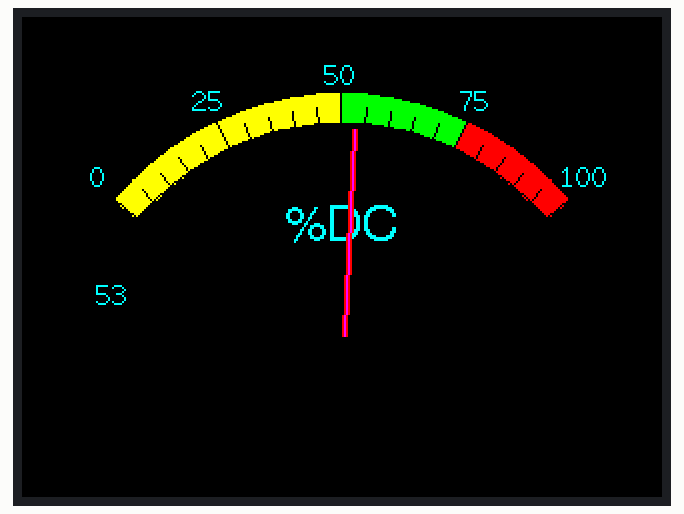
This sketch was run on a simulated ESP32. Shown: 320×240 colour display.

Above: at 0.39 s.
At 0.99 s:
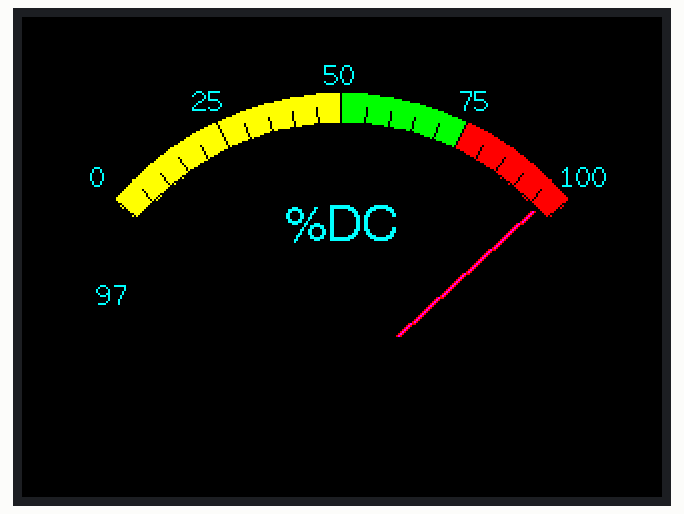
At 1.89 s:
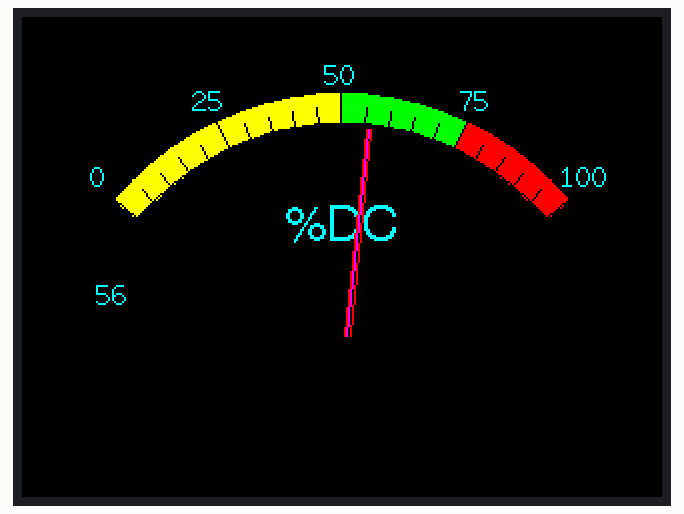
At 3.69 s:
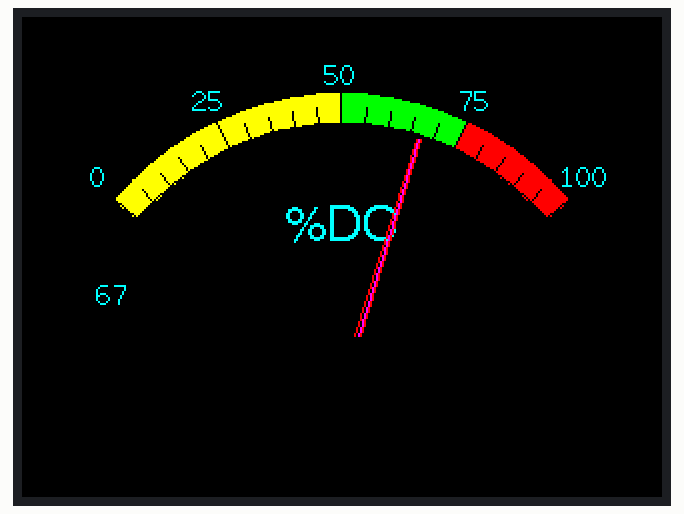
At 5.2 s:
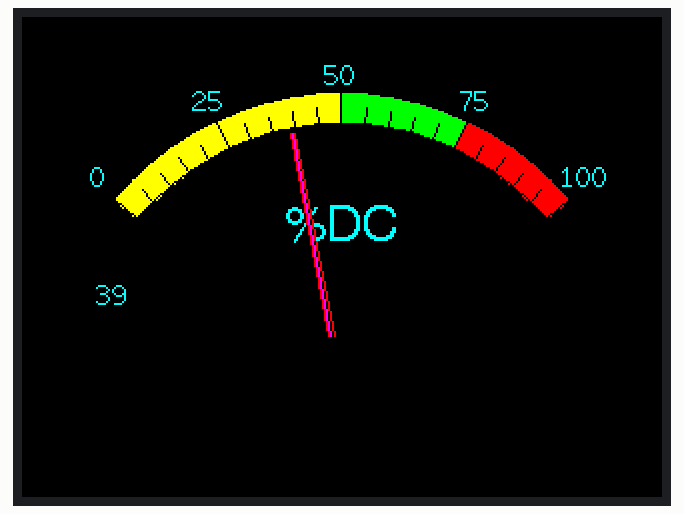
At 7.0 s:
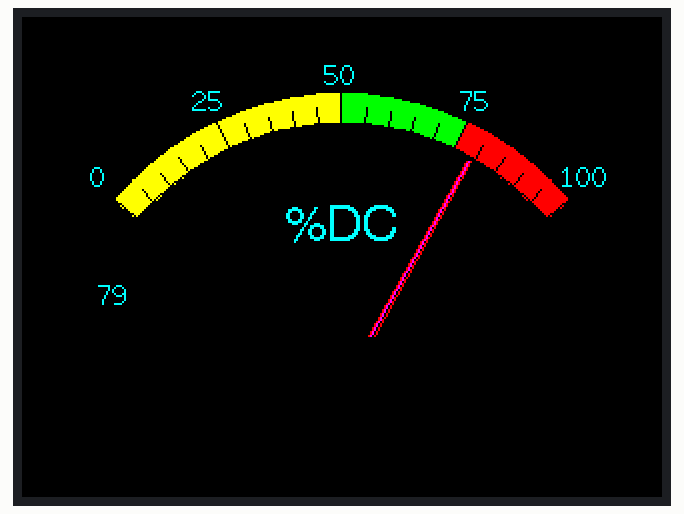

Measured:
- by itself, everything shown: repeats every 6.3 s, in 21 steps

The sketch:

TFT_Meter_linear.ino
```cpp
#define M_SIZE 1.3333 // Define o tamanho do medidor para ajustar a rotação do display

#include <TFT_eSPI.h> // Inclui a biblioteca específica de hardware para TFT
#include <SPI.h>       // Inclui a biblioteca SPI para comunicação serial

TFT_eSPI tft = TFT_eSPI();       // Cria uma instância da biblioteca TFT_eSPI

#define TFT_GREY 0x5AEB // Define a cor cinza usando código de 16 bits

float ltx = 0;    // Coordenada x salva da base da agulha
uint16_t osx = M_SIZE*120, osy = M_SIZE*120; // Coordenadas x & y salvas para a agulha
uint32_t updateTime = 0;       // Tempo para a próxima atualização

int old_analog =  -999; // Valor anterior exibido no medidor analógico
int value[6] = {0, 0, 0, 0, 0, 0}; // Valores atuais dos 6 medidores lineares
int old_value[6] = { -1, -1, -1, -1, -1, -1}; // Valores anteriores dos 6 medidores lineares
int d = 0; // Variável para controle de ângulo no loop

void setup(void) {
  tft.init(); // Inicializa o display TFT
  tft.setRotation(1); // Define a rotação do display (1: paisagem)
  Serial.begin(57600); // Inicializa a comunicação serial para depuração
  tft.fillScreen(TFT_BLACK); // Preenche a tela com a cor preta
  analogMeter(); // Chama a função para desenhar o medidor analógico
  updateTime = millis(); // Define o tempo para a próxima atualização
}

void loop() {
  if (updateTime <= millis()) { // Verifica se é hora de atualizar os medidores
    updateTime = millis() + 35; // Define um atraso de 35ms para limitar a velocidade de atualização

    d += 4; if (d >= 360) d = 0; // Reinicia 'd' após completar um ciclo de 360 graus
    value[0] = 50 + 50 * sin((d + 0) * 0.0174532925); // Calcula valor para o medidor analógico usando seno

    plotNeedle(value[0], 0); // Atualiza o ponteiro do medidor analógico com o valor calculado
  }
}

void analogMeter() {
  // Contorno do medidor
  tft.setTextColor(TFT_CYAN);  // Define a cor do texto como ciano

  // Desenha marcas a cada 5 graus de -50 a +50 graus (amplitude total de 100 graus)
  for (int i = -50; i < 51; i += 5) {
    int tl = 15; // Comprimento da marca de escala longa

    // Coordenadas da marca a ser desenhada
    float sx = cos((i - 90) * 0.0174532925); // Calcula o cosseno do ângulo ajustado
    float sy = sin((i - 90) * 0.0174532925); // Calcula o seno do ângulo ajustado
    uint16_t x0 = sx * (M_SIZE*100 + tl) + M_SIZE*120; // Calcula a posição x do início da marca
    uint16_t y0 = sy * (M_SIZE*100 + tl) + M_SIZE*140; // Calcula a posição y do início da marca
    uint16_t x1 = sx * M_SIZE*100 + M_SIZE*120; // Calcula a posição x do fim da marca
    uint16_t y1 = sy * M_SIZE*100 + M_SIZE*140; // Calcula a posição y do fim da marca

    // Coordenadas da próxima marca para preenchimento de zonas
    float sx2 = cos((i + 5 - 90) * 0.0174532925); // Calcula o cosseno para a próxima marca
    float sy2 = sin((i + 5 - 90) * 0.0174532925); // Calcula o seno para a próxima marca
    int x2 = sx2 * (M_SIZE*100 + tl) + M_SIZE*120; // Posição x da próxima marca
    int y2 = sy2 * (M_SIZE*100 + tl) + M_SIZE*140; // Posição y da próxima marca
    int x3 = sx2 * M_SIZE*100 + M_SIZE*120; // Posição x do fim da próxima marca
    int y3 = sy2 * M_SIZE*100 + M_SIZE*140; // Posição y do fim da próxima marca

    // Limites da zona amarela (comentado no código original)
    if (i >= -50 && i < 0) {
      tft.fillTriangle(x0, y0, x1, y1, x2, y2, TFT_YELLOW);
      tft.fillTriangle(x1, y1, x2, y2, x3, y3, TFT_YELLOW);
    }

    // Limites da zona verde
    if (i >= 0 && i < 25) {
      tft.fillTriangle(x0, y0, x1, y1, x2, y2, TFT_GREEN); // Preenche triângulos verdes
      tft.fillTriangle(x1, y1, x2, y2, x3, y3, TFT_GREEN); // Continua o preenchimento verde
    }

    // Limites da zona vermelha
    if (i >= 25 && i < 50) {
      tft.fillTriangle(x0, y0, x1, y1, x2, y2, TFT_RED); // Preenche triângulos vermelhos
      tft.fillTriangle(x1, y1, x2, y2, x3, y3, TFT_RED); // Continua o preenchimento vermelho
    }

    // Reduz o comprimento da marca de escala curta
    if (i % 25 != 0) tl = 8;

    // Recalcula as coordenadas caso o comprimento da marca tenha mudado
    x0 = sx * (M_SIZE*100 + tl) + M_SIZE*120; // Recalcula x0 com novo comprimento
    y0 = sy * (M_SIZE*100 + tl) + M_SIZE*140; // Recalcula y0 com novo comprimento
    x1 = sx * M_SIZE*100 + M_SIZE*120; // Recalcula x1
    y1 = sy * M_SIZE*100 + M_SIZE*140; // Recalcula y1

    // Desenha a marca
    tft.drawLine(x0, y0, x1, y1, TFT_BLACK); // Desenha uma linha preta representando a marca

    // Verifica se as labels devem ser desenhadas, com ajustes de posição
    if (i % 25 == 0) {
      x0 = sx * (M_SIZE*100 + tl + 10) + M_SIZE*120; // Posição x da label
      y0 = sy * (M_SIZE*100 + tl + 10) + M_SIZE*140; // Posição y da label
      switch (i / 25) {
        case -2: tft.drawCentreString("0", x0, y0 - 12, 2); break;    // Label "0" para -50 graus
        case -1: tft.drawCentreString("25", x0, y0 - 9, 2); break;   // Label "25" para -25 graus
        case 0: tft.drawCentreString("50", x0, y0 - 7, 2); break;    // Label "50" para 0 graus
        case 1: tft.drawCentreString("75", x0, y0 - 9, 2); break;    // Label "75" para 25 graus
        case 2: tft.drawCentreString("100", x0, y0 - 12, 2); break;  // Label "100" para 50 graus
      }
    }

    sx = cos((i + 5 - 90) * 0.0174532925); // Calcula o cosseno para o arco
    sy = sin((i + 5 - 90) * 0.0174532925); // Calcula o seno para o arco
    x0 = sx * M_SIZE*100 + M_SIZE*120; // Posição x para o arco
    y0 = sy * M_SIZE*100 + M_SIZE*140; // Posição y para o arco

    // Desenha o arco da escala
    if (i < 50) tft.drawLine(x0, y0, x1, y1, TFT_BLACK); // Desenha uma linha preta representando parte do arco
  }

  // Exibe a unidade "%DC" na parte superior
  tft.drawCentreString("%DC", M_SIZE*120, M_SIZE*70, 4);
  tft.drawRect(5, 3, M_SIZE*230, M_SIZE*119, TFT_BLACK); // Desenha o contorno do medidor

  plotNeedle(0, 0); // Posiciona a agulha do medidor no valor 0
}

void plotNeedle(int value, byte ms_delay) {
  tft.setTextColor(TFT_CYAN, TFT_BLACK); // Define a cor do texto como preto
  char buf[8]; dtostrf(value, 4, 0, buf); // Converte o valor em string
  tft.drawRightString(buf, M_SIZE*40, M_SIZE*(119 - 20), 2); // Desenha o valor à direita

  if (value < -10) value = -10; // Limita o valor mínimo
  if (value > 110) value = 110; // Limita o valor máximo

  // Move a agulha até que o valor desejado seja alcançado
  while (!(value == old_analog)) {
    if (old_analog < value) old_analog++; // Incrementa o valor da agulha
    else old_analog--; // Decrementa o valor da agulha

    if (ms_delay == 0) old_analog = value; // Atualiza a agulha instantaneamente se ms_delay for 0

    float sdeg = map(old_analog, -10, 110, -150, -30); // Mapeia o valor para um ângulo entre -150 e -30 graus
    float sx = cos(sdeg * 0.0174532925); // Calcula o cosseno do ângulo
    float sy = sin(sdeg * 0.0174532925); // Calcula o seno do ângulo

    float tx = tan((sdeg + 90) * 0.0174532925); // Calcula o tangente para ajuste da base da agulha

    // Apaga a agulha antiga desenhando linhas pretas sobre ela
    tft.drawLine(M_SIZE*(120 + 20 * ltx - 1), M_SIZE*(140 - 20), osx - 1, osy, TFT_BLACK);
    tft.drawLine(M_SIZE*(120 + 20 * ltx), M_SIZE*(140 - 20), osx, osy, TFT_BLACK);
    tft.drawLine(M_SIZE*(120 + 20 * ltx + 1), M_SIZE*(140 - 20), osx + 1, osy, TFT_BLACK);

    // Redesenha a agulha em vermelho
    tft.setTextColor(TFT_CYAN);
    tft.drawCentreString("%DC", M_SIZE*120, M_SIZE*70, 4);

    // Armazena as coordenadas da nova agulha
    ltx = tx;
    osx = M_SIZE*(sx * 98 + 120);
    osy = M_SIZE*(sy * 98 + 140);

    // Desenha a nova agulha
    tft.drawLine(M_SIZE*(120 + 20 * ltx - 1), M_SIZE*(140 - 20), osx - 1, osy, TFT_RED);
    tft.drawLine(M_SIZE*(120 + 20 * ltx), M_SIZE*(140 - 20), osx, osy, TFT_MAGENTA);
    tft.drawLine(M_SIZE*(120 + 20 * ltx + 1), M_SIZE*(140 - 20), osx + 1, osy, TFT_RED);

    // Ajusta o atraso para suavizar o movimento
    if (abs(old_analog - value) < 10) ms_delay += ms_delay / 5;

    // Aguarda antes de atualizar novamente
    delay(ms_delay);
  }
}

void plotLinear(char *label, int x, int y) {
  int w = 36; // Define a largura do medidor linear
  tft.drawRect(x, y, w, 155, TFT_GREY); // Desenha o contorno do medidor linear
  tft.fillRect(x+2, y + 19, w-3, 155 - 38, TFT_WHITE); // Preenche a área interna do medidor com branco
  tft.setTextColor(TFT_CYAN, TFT_BLACK); // Define a cor do texto como ciano com fundo preto
  tft.drawCentreString(label, x + w / 2, y + 2, 2); // Desenha o rótulo no topo do medidor linear

  // Desenha marcas horizontais menores
  for (int i = 0; i < 110; i += 10) {
    tft.drawFastHLine(x + 20, y + 27 + i, 6, TFT_BLACK); // Marcas pequenas
  }

  // Desenha marcas horizontais maiores
  for (int i = 0; i < 110; i += 50) {
    tft.drawFastHLine(x + 20, y + 27 + i, 9, TFT_BLACK); // Marcas maiores
  }

  // Desenha triângulos vermelhos que representam o ponteiro na parte inferior e superior
  tft.fillTriangle(x+3, y + 127, x+3+16, y+127, x + 3, y + 127 - 5, TFT_RED); // Triângulo na parte inferior
  tft.fillTriangle(x+3, y + 127, x+3+16, y+127, x + 3, y + 127 + 5, TFT_RED); // Triângulo na parte superior

  // Adiciona um espaço de marcador (---) na parte inferior do medidor
  tft.drawCentreString("---", x + w / 2, y + 155 - 18, 2); // Placeholder para mostrar valores
}

void plotPointer(void) {
  int dy = 187; // Define a posição y base para os ponteiros
  byte pw = 16; // Define o comprimento dos ponteiros

  tft.setTextColor(TFT_GREEN, TFT_CYAN); // Define a cor do texto como verde com fundo preto

  // Move os 6 ponteiros um pixel em direção ao novo valor
  for (int i = 0; i < 6; i++) {
    char buf[8]; dtostrf(value[i], 4, 0, buf); // Converte o valor atual para string
    tft.drawRightString(buf, i * 40 + 36 - 5, 187 - 27 + 155 - 18, 2); // Desenha o valor à direita do medidor

    int dx = 3 + 40 * i; // Calcula a posição x do ponteiro baseado no índice
    if (value[i] < 0) value[i] = 0; // Limita o valor mínimo
    if (value[i] > 100) value[i] = 100; // Limita o valor máximo

    // Move o ponteiro até que o valor antigo iguale ao novo valor
    while (!(value[i] == old_value[i])) {
      dy = 187 + 100 - old_value[i]; // Calcula a posição y atual do ponteiro
      if (old_value[i] > value[i]) {
        tft.drawLine(dx, dy - 5, dx + pw, dy, TFT_WHITE); // Apaga o ponteiro antigo desenhando branco
        old_value[i]--; // Diminui o valor antigo
        tft.drawLine(dx, dy + 6, dx + pw, dy + 1, TFT_RED); // Desenha o novo ponteiro em vermelho
      } else {
        tft.drawLine(dx, dy + 5, dx + pw, dy, TFT_WHITE); // Apaga o ponteiro antigo desenhando branco
        old_value[i]++; // Aumenta o valor antigo
        tft.drawLine(dx, dy - 6, dx + pw, dy - 1, TFT_RED); // Desenha o novo ponteiro em vermelho
      }
    }
  }
}
```
